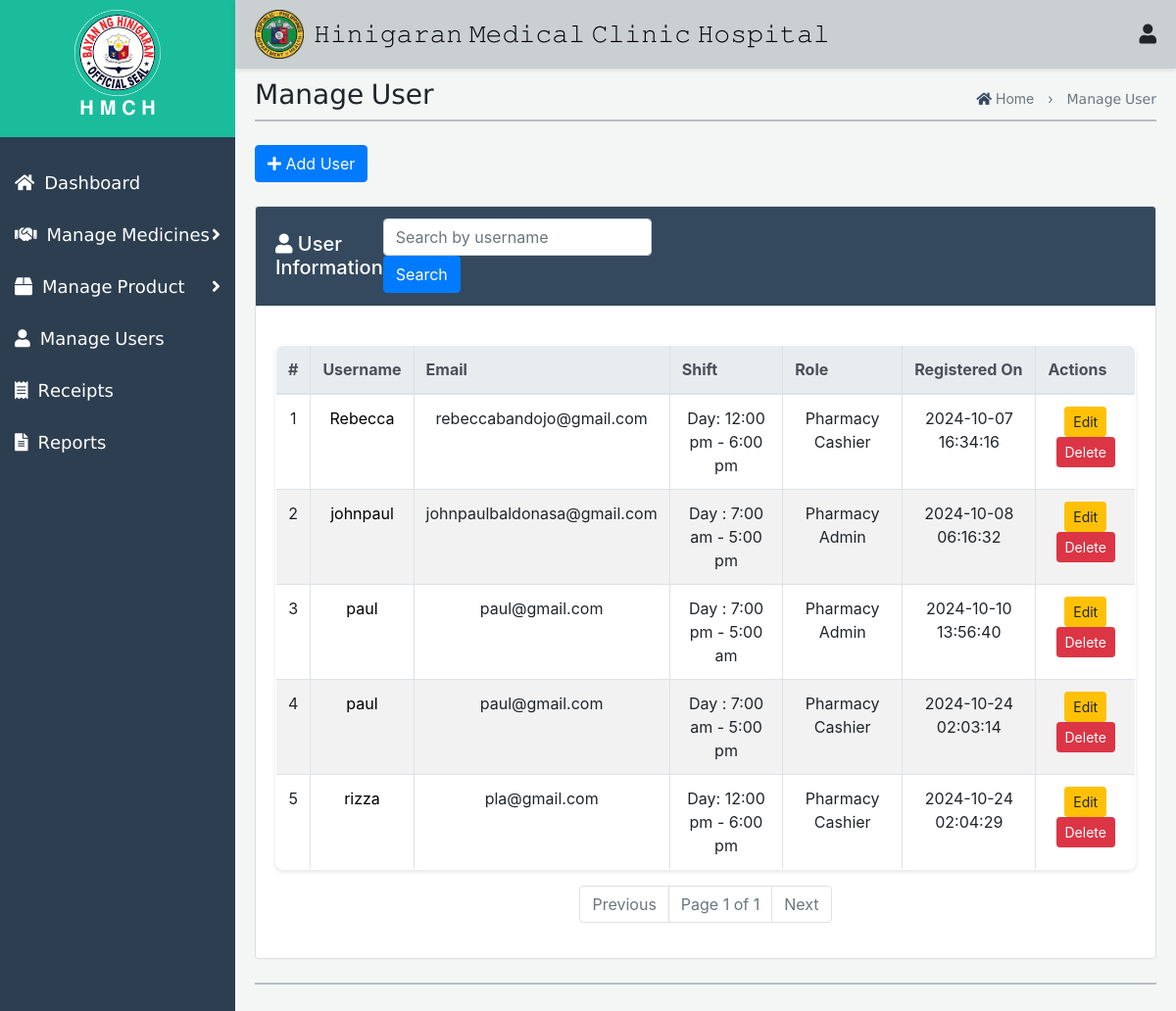
Page /Pharmacy/PharmacyUser.php on the committed database.
### tables this page shows
CREATE TABLE `users` (
  `id` int(11) NOT NULL,
  `username` varchar(50) NOT NULL,
  `email` varchar(100) NOT NULL,
  `password` varchar(255) NOT NULL,
  `shift` enum('Day : 6:00 am - 12:00 pm','Day: 12:00 pm - 6:00 pm','Night: 6:00 pm - 12:00 am','Night: 12:00 am - 6:00 am','Day : 7:00 am - 5:00 pm','Day : 7:00 pm - 5:00 am') NOT NULL,
  `role` enum('Pharmacy Staff','Pharmacy Admin','Pharmacy Cashier') NOT NULL,
  `profile_image` varchar(255) NOT NULL,
  `created_at` timestamp NOT NULL DEFAULT current_timestamp()
);

### Pharmacy/PharmacyUser.php (the view, shortened to what this page needs)
<!DOCTYPE html>
<html lang="en">
<head>
    <link rel="stylesheet" href="User.css">
     <link rel="stylesheet" href="Receipt.css">
    <link href="https://maxcdn.bootstrapcdn.com/bootstrap/4.5.2/css/bootstrap.min.css" rel="stylesheet">
    <link href="https://cdnjs.cloudflare.com/ajax/libs/font-awesome/5.15.4/css/all.min.css" rel="stylesheet">
</head>
<body>
    <div class="top-nav">
    <div class="icon-container">
        <img src="img/Hinigaran.png" alt="Logo">
        <h1>𝙷𝚒𝚗𝚒𝚐𝚊𝚛𝚊𝚗 𝙼𝚎𝚍𝚒𝚌𝚊𝚕 𝙲𝚕𝚒𝚗𝚒𝚌 𝙷𝚘𝚜𝚙𝚒𝚝𝚊𝚕</h1>
    </div>
     <div class="user-icon" onclick="toggleUserMenu(event)">
            <i class="fas fa-user"></i>
        </div>
    </div>
    <div id="mySidenav" class="side-nav">
        <div class="logo-container">
           <img src="img/hini.png" alt="Logo" style="width: 40%;">
            <h2>𝐇 𝐌 𝐂 𝐇</h2>
        </div>
        <a class="nav-link" href="InventoryDashboard1.php">
            <div class="sb-nav-link-content">
                <div class="sb-nav-link-icon"><i class="fas fa-home"></i></div>
                <span>𝖣𝖺𝗌𝗁𝖻𝗈𝖺𝗋𝖽</span>
            </div>
        </a>
        <a class="nav-link collapsed" href="#" data-toggle="collapse" data-target="#collapseMedicines" aria-expanded="false" aria-controls="collapseMedicines">
            <div class="sb-nav-link-content">
                <div class="sb-nav-link-icon"><i class="fas fa-handshake"></i></div>
                <span>𝖬𝖺𝗇𝖺𝗀𝖾 𝖬𝖾𝖽𝗂𝖼𝗂𝗇𝖾𝗌</span>
                <div class="sb-sidenav-collapse-arrow"><i class="fas fa-angle-right"></i></div>
            </div>
        </a>
        <a class="nav-link collapsed" href="#" data-toggle="collapse" data-target="#collapseProducts" aria-expanded="false" aria-controls="collapseProducts">
            <div class="sb-nav-link-content">
                <div class="sb-nav-link-icon"><i class="fas fa-box"></i></div>
                <span>𝖬𝖺𝗇𝖺𝗀𝖾 𝖯𝗋𝗈𝖽𝗎𝖼𝗍</span>
                <div class="sb-sidenav-collapse-arrow"><i class="fas fa-angle-right"></i></div>
            </div>
        </a>
        <a class="nav-link" href="PharmacyUser.php">
            <div class="sb-nav-link-content">
                <div class="sb-nav-link-icon"><i class="fas fa-user"></i></div>
                <span>𝖬𝖺𝗇𝖺𝗀𝖾 𝖴𝗌𝖾𝗋𝗌</span>
            </div>
        </a>
        <a class="nav-link" href="PharmacyReceipts.php">
            <div class="sb-nav-link-content">
                <div class="sb-nav-link-icon"><i class="fas fa-receipt"></i></div>
                <span>𝖱𝖾𝖼𝖾𝗂𝗉𝗍𝗌</span>
            </div>
        </a>
        <a class="nav-link" href="PharmacyReports.php">
            <div class="sb-nav-link-content">
                <div class="sb-nav-link-icon"><i class="fas fa-file-alt report-icon" title="Generate Report"></i></div>
                <span>𝖱𝖾𝗉𝗈𝗋𝗍𝗌</span>
            </div>
        </a>
    </div>
   <div id="mainContent" class="main-content">
       <div class="header-container">
    <h3>𝖬𝖺𝗇𝖺𝗀𝖾 𝖴𝗌𝖾𝗋</h3>
<div class="haha">
    <p style="text-align: center;">
        <a href="InventoryDashboard1.php" style="text-decoration: none; color: inherit;">
            <i class="fas fa-home" style="color: #34495e;"></i> Home
        </a>
        <span style="margin: 0 10px;">›</span>
        𝖬𝖺𝗇𝖺𝗀𝖾 𝖴𝗌𝖾𝗋
    </p>
</div>
</div>
        <div class="first1" style="opacity: 0.9; border-top: 2px solid #b2babb; margin-top: -20px;"></div>
<?php
$conn = new mysqli('localhost', 'root', '', 'database');
$itemsPerPage = 6;
$currentPage = isset($_GET['page']) ? (int)$_GET['page'] : 1;
$offset = ($currentPage - 1) * $itemsPerPage;
$searchQuery = isset($_GET['search']) ? $_GET['search'] : '';
$sql = "SELECT * FROM users WHERE username LIKE ? LIMIT ?, ?";
$stmt = $conn->prepare($sql);
$searchTerm = "%" . $searchQuery . "%";
$stmt->bind_param("sii", $searchTerm, $offset, $itemsPerPage);
$stmt->execute();
$userResults = $stmt->get_result();
$totalCountQuery = "SELECT COUNT(*) as total FROM users WHERE username LIKE ?";
$totalCountStmt = $conn->prepare($totalCountQuery);
$totalCountStmt->bind_param("s", $searchTerm);
$totalCountStmt->execute();
$totalCountResult = $totalCountStmt->get_result();
$totalUsers = $totalCountResult->fetch_assoc()['total'];
$totalPages = ceil($totalUsers / $itemsPerPage);
?><br>
            <button class="btn btn-primary" data-toggle="modal" data-target="#addUserModal">
                <i class="fas fa-plus"></i> Add User
            </button>
<div class="card mt-4">
    <div class="card-header d-flex justify-content-between align-items-center" style="background-color: #34495e;">
        <h5 class="mb-0" style="color: white;"><i class="fas fa-user" style="color: white;"></i> User Information</h5>
        <form method="GET" action="" class="form-inline d-flex" style="margin-right: 60%;">
            <input type="text" name="search" class="form-control mr-2" placeholder="Search by username" value="<?php echo htmlspecialchars($searchQuery); ?>">
            <button type="submit" class="btn btn-primary">Search</button>
        </form>
    </div>
    <div class="card-body">
        <table class="table table-bordered">
            <thead class="thead-light">
                <tr>
                    <th>#</th>
                    <th>Username</th>
                    <th>Email</th>
                    <th>Shift</th>
                    <th>Role</th>
                    <th>Registered On</th>
                    <th>Actions</th>
                </tr>
            </thead>
                <tbody>
               <?php
    if ($userResults->num_rows > 0) {
        $index = $offset + 1;
        while ($user = $userResults->fetch_assoc()) {
            echo "<tr>";
            echo "<td>{$index}</td>";
            echo "<td><a class='user-link' data-toggle='modal' data-target='#userModal'
                        data-username='{$user['username']}'
                        data-email='{$user['email']}'
                        data-shift='{$user['shift']}'
                        data-role='{$user['role']}'
                        data-created-at='{$user['created_at']}'
                        data-image='{$user['profile_image']}'>
                        {$user['username']}</a></td>";
            echo "<td>{$user['email']}</td>";
            echo "<td>{$user['shift']}</td>";
            echo "<td>{$user['role']}</td>";
            echo "<td>{$user['created_at']}</td>";
            echo "<td>
                    <button class='btn btn-warning btn-sm' data-toggle='modal' data-target='#editModal{$user['id']}'>Edit</button>
                    <button class='btn btn-danger btn-sm' data-toggle='modal' data-target='#deleteModal{$user['id']}'>Delete</button>
                  </td>";
            echo "</tr>";
            $index++;
        }
    } else {
        echo "<tr><td colspan='7' class='text-center'>No users found.</td></tr>";
    }
    ?>
    </tbody>
        </table>
        <nav aria-label="Page navigation">
            <ul class="pagination justify-content-center">
                <li class="page-item <?php if ($currentPage <= 1) echo 'disabled'; ?>">
                    <a class="page-link" href="?page=<?php echo $currentPage - 1; ?>&search=<?php echo urlencode($searchQuery); ?>" aria-label="Previous">Previous</a>
                </li>
                <li class="page-item disabled">
                    <span class="page-link">Page <?php echo $currentPage; ?> of <?php echo $totalPages; ?></span>
                </li>
                <li class="page-item <?php if ($currentPage >= $totalPages) echo 'disabled'; ?>">
                    <a class="page-link" href="?page=<?php echo $currentPage + 1; ?>&search=<?php echo urlencode($searchQuery); ?>" aria-label="Next">Next</a>
                </li>
            </ul>
        </nav>
    </div>
</div><br>
<div class="first1" style="opacity: 0.9; border-top: 2px solid #b2babb;"></div>
<br>
    </div>
        <link href="https://cdnjs.cloudflare.com/ajax/libs/font-awesome/5.15.4/css/all.min.css" rel="stylesheet">
</body>
</html>

### Pharmacy/User.css (style rules this page uses)
* { margin: 0; padding: 0; box-sizing: border-box; }
body { font-family: Arial, sans-serif; background-color: #f4f6f6; }
.top-nav { display: flex; justify-content: space-between; align-items: center; padding: 10px 20px; box-shadow: 0 2px 5px rgba(0, 0, 0, 0.1); }
.icon-container { position: relative; margin-right: 2%; display: flex; gap: 20px; }
.notification-icon, .user-icon { cursor: pointer; font-size: 24px; }
.side-nav { height: 100%; width: 230px; background-color: #34495e; color: white; position: fixed; top: 0; left: 0; overflow-x: hidden; padding-top: 60px; transition: 0.3s; display: flex; flex-direction: column; }
.main-content { margin-left: 230px; padding: 20px; transition: 0.3s; }
.nav-link { display: flex; align-items: center; padding: 10px 15px; text-decoration: none; color: white; transition: 0.3s; justify-content: space-between; }
.sb-nav-link-content { display: flex; align-items: center; flex: 1; }
.sb-nav-link-icon { margin-right: 10px; }
.sb-sidenav-collapse-arrow { margin-left: auto; }
.top-nav { position: fixed; top: 0; left: 240px; right: 0; background-color: #d0d3d4; padding: 10px; z-index: 1000; }
.top-nav h1 { color: #fff; margin: 0; }
.side-nav { height: 100%; width: 240px; position: fixed; z-index: 1; top: 0; left: 0; background-color: #2c3e50; padding-top: 0; transition: 0.3s; overflow-y: auto; }
.side-nav a { padding: 13px 15px; text-decoration: none; font-size: 18px; color: #fff; display: block; transition: 0.3s; }
.side-nav .sb-sidenav-collapse-arrow { margin-left: auto; color: #fff; }
.logo-container { text-align: center; margin-bottom: 20px; background-color: #1abc9c; padding: 10px; }
.logo-container img { width: 30%; height: auto; }
.logo-container h2 { color: #ffffff; font-size: 20px; transition: font-size 0.3s; }
.main-content { margin-left: 240px; padding: 80px 20px 20px; transition: margin-left 0.3s; }
.header-container { display: flex; justify-content: space-between; align-items: center; margin-bottom: 20px; }
.haha { text-align: right; }
.haha p { margin: 0; font-size: 14px; color: #6c757d; }
.top-nav { display: flex; justify-content: space-between; align-items: center; padding: 10px 20px; background-color: #cacfd2; box-shadow: 0 2px 5px rgba(0, 0, 0, 0.1); }
.icon-container { display: flex; align-items: center; }
.icon-container img { width: 50px; height: auto; margin-right: -10px; }
.icon-container h1 { font-size: 24px; color: black; margin: 0; }
.notification-icon, .user-icon { margin-left: 20px; cursor: pointer; font-size: 20px; }

### Pharmacy/PharmacyUser.php (style rules this page uses)
body { background-color: #f4f6f6; }
.user-link { text-decoration: none; color: black; }

### rows in the picture
users: username "Rebecca", email "rebeccabandojo@gmail.com", shift "Day: 12:00 pm - 6:00 pm", role "Pharmacy Cashier", created_at "2024-10-07 16:34:16"
users: username "johnpaul", email "johnpaulbaldonasa@gmail.com", shift "Day : 7:00 am - 5:00 pm", role "Pharmacy Admin", created_at "2024-10-08 06:16:32"
users: username "paul", email "paul@gmail.com", shift "Day : 7:00 pm - 5:00 am", role "Pharmacy Admin", created_at "2024-10-10 13:56:40"
users: username "paul", email "paul@gmail.com", shift "Day : 7:00 am - 5:00 pm", role "Pharmacy Cashier", created_at "2024-10-24 02:03:14"
users: username "rizza", email "pla@gmail.com", shift "Day: 12:00 pm - 6:00 pm", role "Pharmacy Cashier", created_at "2024-10-24 02:04:29"

### other values in the picture
$currentPage "1"
$totalPages "1"
